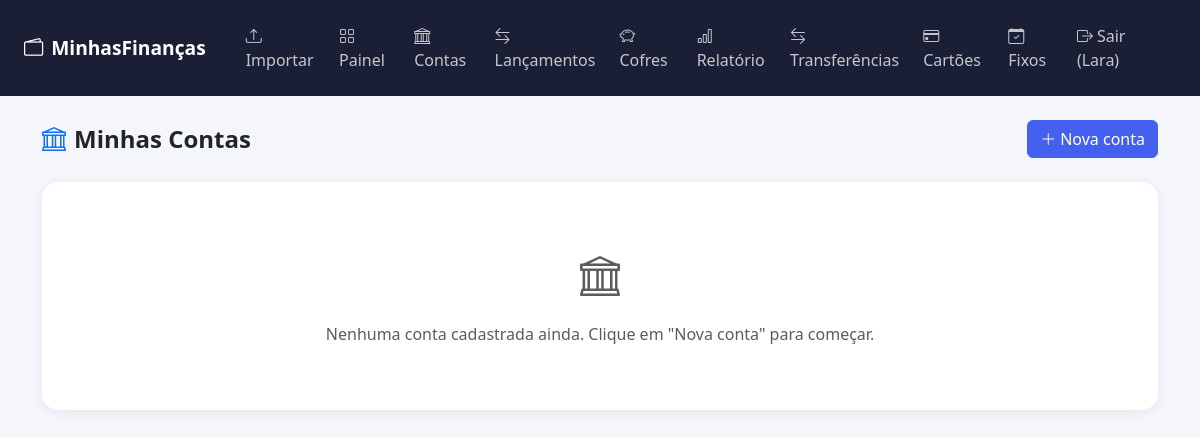
The page /contas (signed in) on the database as committed earlier.
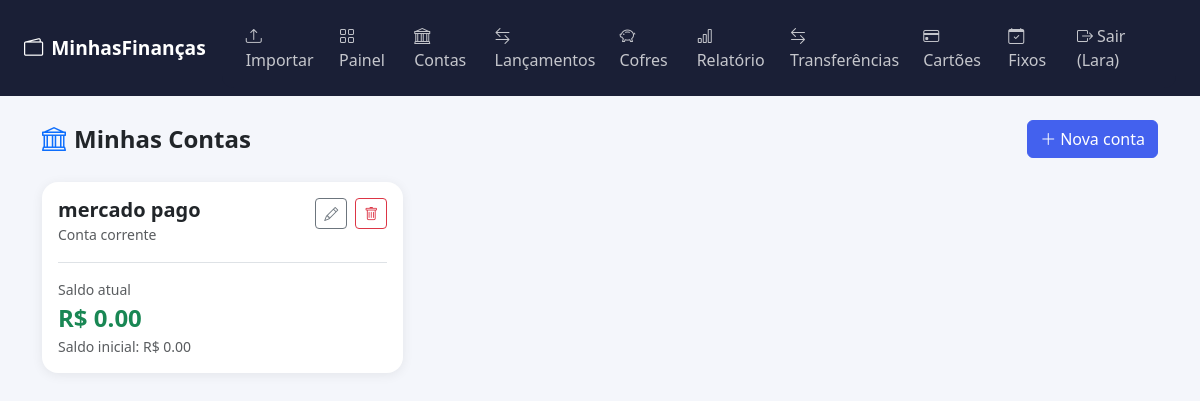
The same page on the database as committed later.
### app/models.py (models this page shows, shortened)
class Usuario(UserMixin, db.Model):
    __tablename__ = 'usuarios'
    id = db.Column(db.Integer, primary_key=True)
    nome = db.Column(db.String(100), nullable=False)
    email = db.Column(db.String(150), unique=True, nullable=False)
    senha_hash = db.Column(db.String(256), nullable=False)
    criado_em = db.Column(db.DateTime, default=datetime.utcnow)
    contas = db.relationship('Conta', backref='usuario', lazy=True, cascade='all, delete-orphan')
    lancamentos = db.relationship('Lancamento', backref='usuario', lazy=True, cascade='all, delete-orphan')
    cofres = db.relationship('Cofre', backref='usuario', lazy=True, cascade='all, delete-orphan')
    cartoes = db.relationship('CartaoCredito', backref='usuario', lazy=True, cascade='all, delete-orphan')
    gastos_fixos = db.relationship('GastoFixo', backref='usuario', lazy=True, cascade='all, delete-orphan')
    transferencias = db.relationship('Transferencia', backref='usuario', lazy=True, cascade='all, delete-orphan')

class Conta(db.Model):
    __tablename__ = 'contas'
    id = db.Column(db.Integer, primary_key=True)
    nome = db.Column(db.String(100), nullable=False)
    tipo = db.Column(db.String(50), nullable=False)
    saldo_inicial = db.Column(db.Float, default=0.0)
    usuario_id = db.Column(db.Integer, db.ForeignKey('usuarios.id'), nullable=False)
    criado_em = db.Column(db.DateTime, default=datetime.utcnow)
    lancamentos = db.relationship('Lancamento', backref='conta', lazy=True)
    @property
    def saldo_atual(self):
        entradas = sum(l.valor for l in self.lancamentos if l.tipo == 'entrada')
        saidas = sum(l.valor for l in self.lancamentos if l.tipo == 'saida')
        return self.saldo_inicial + entradas - saidas

### app/routes.py (the view)
@main.route('/contas')
@login_required
def contas():
    contas = Conta.query.filter_by(usuario_id=current_user.id).all()
    return render_template('contas.html', contas=contas)

### app/models.py (called while the page is built)
@login_manager.user_loader
def load_user(user_id):
    return Usuario.query.get(int(user_id))

### app/templates/contas.html (shortened to what this page needs)
{% extends 'base.html' %}
{% block content %}
<div class="d-flex justify-content-between align-items-center mb-4">
  <h4 class="fw-bold mb-0"><i class="bi bi-bank me-2 text-primary"></i>Minhas Contas</h4>
  <button class="btn btn-primary" data-bs-toggle="modal" data-bs-target="#modalConta">
    <i class="bi bi-plus-lg me-1"></i>Nova conta
  </button>
</div>
<div class="row g-3">
  {% for conta in contas %}
  <div class="col-md-4">
    <div class="card">
      <div class="card-body">
        <div class="d-flex justify-content-between align-items-start">
          <div>
            <h5 class="fw-bold mb-0">{{ conta.nome }}</h5>
            <small class="text-muted">{{ conta.tipo }}</small>
          </div>
          <div class="d-flex gap-2">
            <button class="btn btn-sm btn-outline-secondary" data-bs-toggle="modal"
              data-bs-target="#modalEditar{{ conta.id }}">
              <i class="bi bi-pencil"></i>
            </button>
            <form method="POST" action="{{ url_for('main.excluir_conta', id=conta.id) }}"
              onsubmit="return confirm('Excluir esta conta e todos os lançamentos?')">
              <button class="btn btn-sm btn-outline-danger"><i class="bi bi-trash"></i></button>
            </form>
          </div>
        </div>
        <div class="mt-3 pt-3 border-top">
          <div class="small text-muted">Saldo atual</div>
          <div class="fs-4 fw-bold text-{{ 'danger' if conta.saldo_atual < 0 else 'success' }}">
            R$ {{ "%.2f"|format(conta.saldo_atual) }}
          </div>
          <div class="small text-muted">Saldo inicial: R$ {{ "%.2f"|format(conta.saldo_inicial) }}</div>
        </div>
      </div>
    </div>
  </div>
  {% else %}
  <div class="col-12">
    <div class="card text-center py-5">
      <div class="card-body text-muted">
        <i class="bi bi-bank fs-1 d-block mb-3"></i>
        Nenhuma conta cadastrada ainda. Clique em "Nova conta" para começar.
      </div>
    </div>
  </div>
  {% endfor %}
</div>
{% endblock %}

### app/templates/base.html (shortened to what this page needs)
<!DOCTYPE html>
<html lang="pt-BR">
<head>
  <link href="https://cdn.jsdelivr.net/npm/bootstrap@5.3.3/dist/css/bootstrap.min.css" rel="stylesheet">
  <link href="https://cdn.jsdelivr.net/npm/bootstrap-icons@1.11.3/font/bootstrap-icons.css" rel="stylesheet">
</head>
<body>
<nav class="navbar navbar-expand-lg">
  <div class="container-fluid px-4">
    <a class="navbar-brand" href="{{ url_for('main.dashboard') }}">
      <i class="bi bi-wallet2 me-2"></i>MinhasFinanças
    </a>
    <div class="collapse navbar-collapse" id="navMenu">
      {% if current_user.is_authenticated %}
      <ul class="navbar-nav ms-auto align-items-center gap-2">
        <li class="nav-item">
          <a class="nav-link" href="{{ url_for('main.importar') }}">
            <i class="bi bi-upload me-1"></i>Importar
          </a>
        </li>
        <li class="nav-item">
          <a class="nav-link" href="{{ url_for('main.dashboard') }}">
            <i class="bi bi-grid me-1"></i>Painel
          </a>
        </li>
        <li class="nav-item">
          <a class="nav-link" href="{{ url_for('main.contas') }}">
            <i class="bi bi-bank me-1"></i>Contas
          </a>
        </li>
        <li class="nav-item">
          <a class="nav-link" href="{{ url_for('main.lancamentos') }}">
            <i class="bi bi-arrow-left-right me-1"></i>Lançamentos
          </a>
        </li>
        <li class="nav-item">
          <a class="nav-link" href="{{ url_for('main.cofres') }}">
            <i class="bi bi-piggy-bank me-1"></i>Cofres
          </a>
        </li>
         <li class="nav-item">
          <a class="nav-link" href="{{ url_for('main.relatorio') }}">
            <i class="bi bi-bar-chart me-1"></i>Relatório
          </a>
        </li>
        <li class="nav-item">
          <a class="nav-link" href="{{ url_for('main.transferencias') }}">
            <i class="bi bi-arrow-left-right me-1"></i>Transferências
          </a>
        </li>
        <li class="nav-item">
          <a class="nav-link" href="{{ url_for('main.cartoes') }}">
            <i class="bi bi-credit-card me-1"></i>Cartões
          </a>
        </li>
        <li class="nav-item">
          <a class="nav-link" href="{{ url_for('main.gastos_fixos') }}">
            <i class="bi bi-calendar-check me-1"></i>Fixos
          </a>
        </li>
        <li class="nav-item">
          <a class="nav-link" href="{{ url_for('auth.logout') }}">
            <i class="bi bi-box-arrow-right me-1"></i>Sair ({{ current_user.nome.split()[0] }})
          </a>
        </li>
      </ul>
      {% endif %}
    </div>
  </div>
</nav>
<div class="container py-4">
  {% block content %}{% endblock %}
</div>
</body>
</html>

### app/templates/base.html (style rules this page uses)
body { background: #f4f6fb; font-family: 'Segoe UI', sans-serif; }
.navbar-collapse { background: #1a1f36; padding: 0.5rem 1rem; border-radius: 0 0 12px 12px; }
.navbar { background: #1a1f36 !important; }
.navbar-brand { font-weight: 700; color: #fff !important; font-size: 1.2rem; }
.nav-link { color: rgba(255,255,255,0.75) !important; }
.card { border: none; border-radius: 16px; box-shadow: 0 2px 12px rgba(0,0,0,0.07); }
.btn-primary { background: #4361ee; border-color: #4361ee; }

Rows that differ between the two databases and show on the page:
added Conta: nome "mercado pago", tipo "Conta corrente", saldo_atual "0.00", saldo_inicial "0.00"
Other text that changed with them:
text no longer shown: "Nenhuma conta cadastrada ainda. Clique em \"Nova conta\" para começar."
